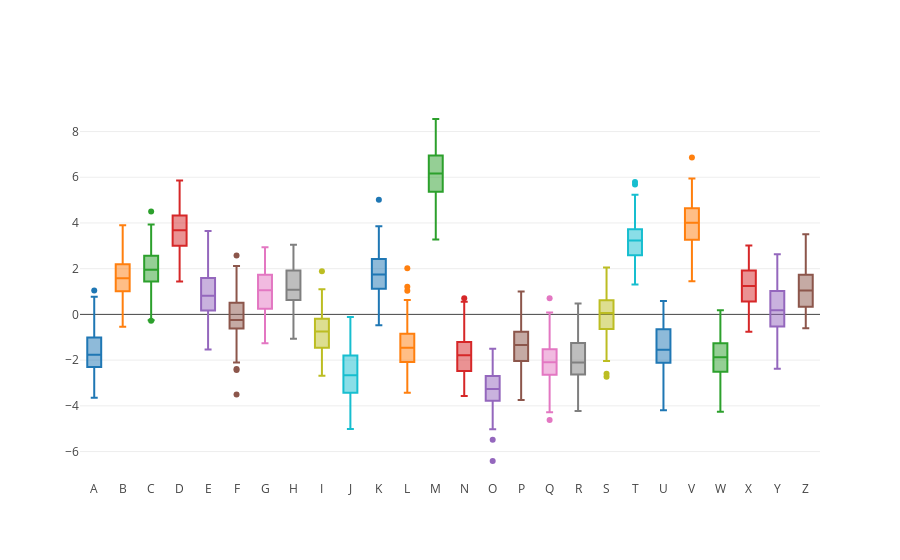

The notebook cell this image was saved under:
### Code cell
import string
import pandas as pd
import numpy as np
import plotly.plotly as py
import plotly.graph_objs as go
from plotly.offline import download_plotlyjs, init_notebook_mode, plot, iplot

    
N = 100
y_vals = {}
for letter in list(string.ascii_uppercase):
    y_vals[letter] = np.random.randn(N) + (3 * np.random.randn())

df = pd.DataFrame(y_vals)
df.head()

data = []

for col in df.columns:
    data.append(go.Box(y=df[col], name=col, showlegend=False))

# data.append(
#     go.Scatter(x=df.columns, y=df.mean(), mode='lines', name='mean'))

# IPython notebook
init_notebook_mode(connected=True)
iplot(data, filename='box-plot.html')
